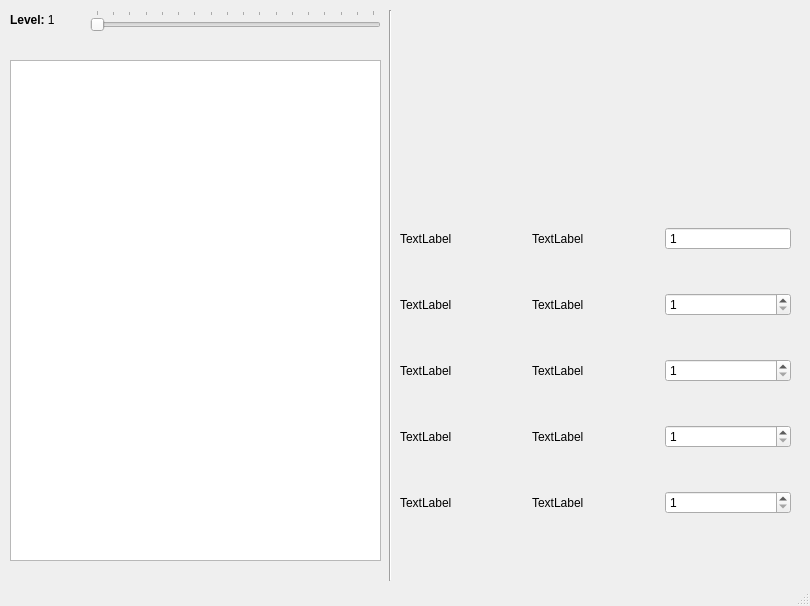
<?xml version="1.0" encoding="UTF-8"?>
<ui version="4.0">
 <class>HeroPage</class>
 <widget class="QMainWindow" name="HeroPage">
  <property name="geometry">
   <rect>
    <x>0</x>
    <y>0</y>
    <width>810</width>
    <height>606</height>
   </rect>
  </property>
  <property name="windowTitle">
   <string>MainWindow</string>
  </property>
  <widget class="QWidget" name="centralwidget">
   <widget class="Line" name="line">
    <property name="geometry">
     <rect>
      <x>380</x>
      <y>10</y>
      <width>20</width>
      <height>571</height>
     </rect>
    </property>
    <property name="orientation">
     <enum>Qt::Orientation::Vertical</enum>
    </property>
   </widget>
   <widget class="QTableWidget" name="tableWidget">
    <property name="geometry">
     <rect>
      <x>10</x>
      <y>60</y>
      <width>371</width>
      <height>501</height>
     </rect>
    </property>
    <property name="showGrid">
     <bool>false</bool>
    </property>
    <property name="rowCount">
     <number>13</number>
    </property>
    <property name="columnCount">
     <number>2</number>
    </property>
    <attribute name="horizontalHeaderVisible">
     <bool>false</bool>
    </attribute>
    <attribute name="horizontalHeaderHighlightSections">
     <bool>true</bool>
    </attribute>
    <attribute name="verticalHeaderVisible">
     <bool>false</bool>
    </attribute>
    <row/>
    <row/>
    <row/>
    <row/>
    <row/>
    <row/>
    <row/>
    <row/>
    <row/>
    <row/>
    <row/>
    <row/>
    <row/>
    <column/>
    <column/>
   </widget>
   <widget class="QSlider" name="horizontalSlider">
    <property name="geometry">
     <rect>
      <x>90</x>
      <y>10</y>
      <width>291</width>
      <height>22</height>
     </rect>
    </property>
    <property name="accessibleName">
     <string/>
    </property>
    <property name="minimum">
     <number>1</number>
    </property>
    <property name="maximum">
     <number>18</number>
    </property>
    <property name="sliderPosition">
     <number>1</number>
    </property>
    <property name="orientation">
     <enum>Qt::Orientation::Horizontal</enum>
    </property>
    <property name="tickPosition">
     <enum>QSlider::TickPosition::TicksAbove</enum>
    </property>
    <property name="tickInterval">
     <number>1</number>
    </property>
   </widget>
   <widget class="QLabel" name="SliderLabel">
    <property name="geometry">
     <rect>
      <x>10</x>
      <y>10</y>
      <width>71</width>
      <height>21</height>
     </rect>
    </property>
    <property name="text">
     <string>&lt;html&gt;&lt;head/&gt;&lt;body&gt;&lt;p&gt;&lt;span style=&quot; font-weight:700;&quot;&gt;Level:&lt;/span&gt; 1&lt;/p&gt;&lt;/body&gt;&lt;/html&gt;</string>
    </property>
   </widget>
   <widget class="QLabel" name="HeroPic">
    <property name="geometry">
     <rect>
      <x>630</x>
      <y>20</y>
      <width>151</width>
      <height>131</height>
     </rect>
    </property>
    <property name="text">
     <string/>
    </property>
    <property name="scaledContents">
     <bool>true</bool>
    </property>
   </widget>
   <widget class="QLabel" name="HeroName">
    <property name="geometry">
     <rect>
      <x>410</x>
      <y>80</y>
      <width>91</width>
      <height>31</height>
     </rect>
    </property>
    <property name="font">
     <font>
      <pointsize>14</pointsize>
      <italic>true</italic>
      <fontweight>ExtraBold</fontweight>
     </font>
    </property>
    <property name="text">
     <string/>
    </property>
   </widget>
   <widget class="QWidget" name="gridLayoutWidget">
    <property name="geometry">
     <rect>
      <x>400</x>
      <y>190</y>
      <width>391</width>
      <height>361</height>
     </rect>
    </property>
    <layout class="QGridLayout" name="gridLayout">
     <item row="1" column="1">
      <widget class="QLabel" name="AlternateValue">
       <property name="text">
        <string>TextLabel</string>
       </property>
      </widget>
     </item>
     <item row="2" column="1">
      <widget class="QLabel" name="PrimaryValue">
       <property name="text">
        <string>TextLabel</string>
       </property>
      </widget>
     </item>
     <item row="2" column="0">
      <widget class="QLabel" name="PrimaryName">
       <property name="text">
        <string>TextLabel</string>
       </property>
      </widget>
     </item>
     <item row="0" column="0">
      <widget class="QLabel" name="BasicName">
       <property name="text">
        <string>TextLabel</string>
       </property>
      </widget>
     </item>
     <item row="4" column="1">
      <widget class="QLabel" name="UltimateValue">
       <property name="text">
        <string>TextLabel</string>
       </property>
      </widget>
     </item>
     <item row="3" column="1">
      <widget class="QLabel" name="SecondaryValue">
       <property name="text">
        <string>TextLabel</string>
       </property>
      </widget>
     </item>
     <item row="4" column="0">
      <widget class="QLabel" name="UltimateName">
       <property name="text">
        <string>TextLabel</string>
       </property>
      </widget>
     </item>
     <item row="0" column="1">
      <widget class="QLabel" name="BasicValue">
       <property name="text">
        <string>TextLabel</string>
       </property>
      </widget>
     </item>
     <item row="3" column="0">
      <widget class="QLabel" name="SecondaryName">
       <property name="text">
        <string>TextLabel</string>
       </property>
      </widget>
     </item>
     <item row="1" column="0">
      <widget class="QLabel" name="AlternateName">
       <property name="text">
        <string>TextLabel</string>
       </property>
      </widget>
     </item>
     <item row="1" column="2">
      <widget class="QSpinBox" name="AlternateSpinBox">
       <property name="minimum">
        <number>1</number>
       </property>
       <property name="maximum">
        <number>5</number>
       </property>
      </widget>
     </item>
     <item row="2" column="2">
      <widget class="QSpinBox" name="PrimarySpinBox">
       <property name="minimum">
        <number>1</number>
       </property>
       <property name="maximum">
        <number>5</number>
       </property>
      </widget>
     </item>
     <item row="3" column="2">
      <widget class="QSpinBox" name="SecondarySpinBox">
       <property name="minimum">
        <number>1</number>
       </property>
       <property name="maximum">
        <number>5</number>
       </property>
      </widget>
     </item>
     <item row="4" column="2">
      <widget class="QSpinBox" name="UltimateSpinBox">
       <property name="minimum">
        <number>1</number>
       </property>
       <property name="maximum">
        <number>3</number>
       </property>
      </widget>
     </item>
     <item row="0" column="2">
      <widget class="QSpinBox" name="BasicSpinBox">
       <property name="readOnly">
        <bool>true</bool>
       </property>
       <property name="buttonSymbols">
        <enum>QAbstractSpinBox::ButtonSymbols::NoButtons</enum>
       </property>
       <property name="minimum">
        <number>1</number>
       </property>
       <property name="maximum">
        <number>18</number>
       </property>
      </widget>
     </item>
    </layout>
   </widget>
  </widget>
  <widget class="QMenuBar" name="menubar">
   <property name="geometry">
    <rect>
     <x>0</x>
     <y>0</y>
     <width>810</width>
     <height>22</height>
    </rect>
   </property>
  </widget>
  <widget class="QStatusBar" name="statusbar"/>
 </widget>
 <resources/>
 <connections/>
</ui>
